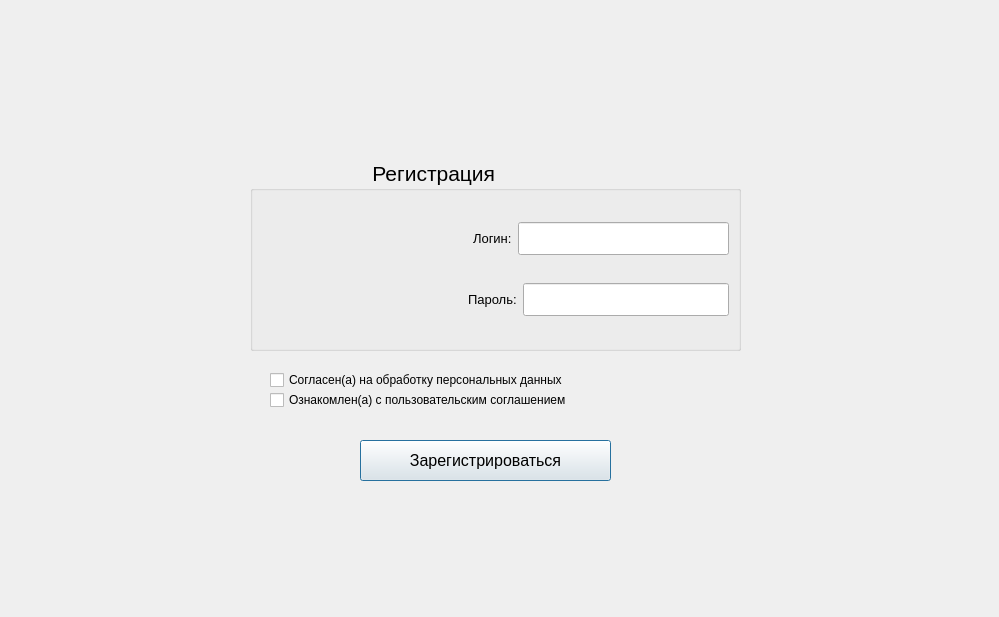
<?xml version="1.0" encoding="UTF-8"?>
<ui version="4.0">
 <class>register</class>
 <widget class="QDialog" name="register">
  <property name="geometry">
   <rect>
    <x>0</x>
    <y>0</y>
    <width>999</width>
    <height>617</height>
   </rect>
  </property>
  <property name="windowTitle">
   <string>Dialog</string>
  </property>
  <widget class="QGroupBox" name="groupBox">
   <property name="geometry">
    <rect>
     <x>250</x>
     <y>160</y>
     <width>491</width>
     <height>191</height>
    </rect>
   </property>
   <property name="font">
    <font>
     <pointsize>16</pointsize>
    </font>
   </property>
   <property name="title">
    <string>                     Регистрация</string>
   </property>
   <layout class="QVBoxLayout" name="verticalLayout_2">
    <item>
     <layout class="QHBoxLayout" name="horizontalLayout">
      <item>
       <spacer name="horizontalSpacer">
        <property name="orientation">
         <enum>Qt::Horizontal</enum>
        </property>
        <property name="sizeHint" stdset="0">
         <size>
          <width>40</width>
          <height>20</height>
         </size>
        </property>
       </spacer>
      </item>
      <item>
       <widget class="QLabel" name="label">
        <property name="font">
         <font>
          <pointsize>10</pointsize>
         </font>
        </property>
        <property name="text">
         <string>Логин:</string>
        </property>
       </widget>
      </item>
      <item>
       <widget class="QLineEdit" name="lineEdit_2"/>
      </item>
     </layout>
    </item>
    <item>
     <layout class="QHBoxLayout" name="horizontalLayout_2">
      <item>
       <spacer name="horizontalSpacer_2">
        <property name="orientation">
         <enum>Qt::Horizontal</enum>
        </property>
        <property name="sizeHint" stdset="0">
         <size>
          <width>40</width>
          <height>20</height>
         </size>
        </property>
       </spacer>
      </item>
      <item>
       <widget class="QLabel" name="label_2">
        <property name="font">
         <font>
          <pointsize>10</pointsize>
         </font>
        </property>
        <property name="text">
         <string>Пароль:</string>
        </property>
       </widget>
      </item>
      <item>
       <widget class="QLineEdit" name="lineEdit"/>
      </item>
     </layout>
    </item>
   </layout>
  </widget>
  <widget class="QCheckBox" name="checkBox">
   <property name="geometry">
    <rect>
     <x>270</x>
     <y>370</y>
     <width>341</width>
     <height>20</height>
    </rect>
   </property>
   <property name="text">
    <string>Согласен(а) на обработку персональных данных</string>
   </property>
  </widget>
  <widget class="QCheckBox" name="checkBox_2">
   <property name="geometry">
    <rect>
     <x>270</x>
     <y>390</y>
     <width>341</width>
     <height>20</height>
    </rect>
   </property>
   <property name="text">
    <string>Ознакомлен(а) с пользовательским соглашением</string>
   </property>
  </widget>
  <widget class="QPushButton" name="pushButton">
   <property name="geometry">
    <rect>
     <x>360</x>
     <y>440</y>
     <width>251</width>
     <height>41</height>
    </rect>
   </property>
   <property name="font">
    <font>
     <pointsize>12</pointsize>
    </font>
   </property>
   <property name="text">
    <string>Зарегистрироваться</string>
   </property>
  </widget>
  <widget class="QWidget" name="">
   <property name="geometry">
    <rect>
     <x>0</x>
     <y>0</y>
     <width>2</width>
     <height>2</height>
    </rect>
   </property>
   <layout class="QVBoxLayout" name="verticalLayout"/>
  </widget>
 </widget>
 <resources/>
 <connections/>
</ui>
